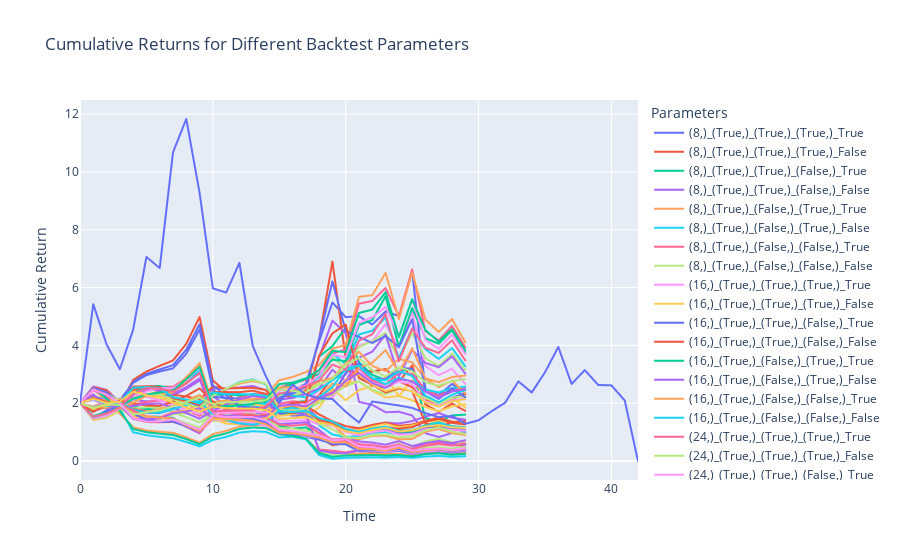

Notebook source saved alongside this figure:
### Code cell
# Calculate 40 equal weight holding return
initial_investment = 2
num_assets = 40
equal_weight = initial_investment / num_assets

# Calculate the return for each asset
equal_weight_returns = monthly_combined_df.xs('monthly_return', axis=1, level=1)
equal_weight_cumulative_return = (equal_weight_returns + 1).cumprod() * equal_weight

# Calculate the total portfolio value over time
equal_weight_total_return = equal_weight_cumulative_return.sum(axis=1)

# Adjust the initial value to match the initial investment
equal_weight_total_return = pd.concat([pd.Series([initial_investment], index=[dates[0]]), equal_weight_total_return.iloc[1:]])

# Calculate the Sharpe ratio for the equal weight holding return
equal_weight_monthly_returns = equal_weight_total_return.pct_change().dropna()
equal_weight_sharpe_ratio = (equal_weight_monthly_returns.mean() / equal_weight_monthly_returns.std()) * np.sqrt(12)
sharpe_ratios.append({
    'params': 'Equal Weight Holding',
    'sharpe_ratio': equal_weight_sharpe_ratio
})

# Prepare data for Plotly visualization
plot_data = []
for result in results:
    params = result['params']
    n_positions=params['n_positions'],# 총 투자종목수
    use_salience=params['use_salience'], #salience를 이용한 비중 가중치
    reverse_positions=params['reverse_positions'], #역포지션
    use_return_adjustment=params['use_return_adjustment'], #TS를 이용해 롱-숏 비대칭 비중 조정 사용 여부
    inverse_salience=params['inverse_salience']#salience의 역 가중 사용
    for i, value in enumerate(result['cumulative_returns']):
        plot_data.append({
            'Time': i,
            'Cumulative Return': value,
            'Parameters': f'{n_positions}_{use_salience}_{reverse_positions}_{use_return_adjustment}_{inverse_salience}'
        })

# Add the equal weight holding return to the plot data
for i, value in enumerate(equal_weight_total_return):
    plot_data.append({
        'Time': i,
        'Cumulative Return': value,
        'Parameters': 'Equal Weight Holding'
    })

plot_df = pd.DataFrame(plot_data)

# Visualize the cumulative returns for different backtest parameters using Plotly Express
fig = px.line(plot_df, x='Time', y='Cumulative Return', color='Parameters', title='Cumulative Returns for Different Backtest Parameters')
fig.show()
